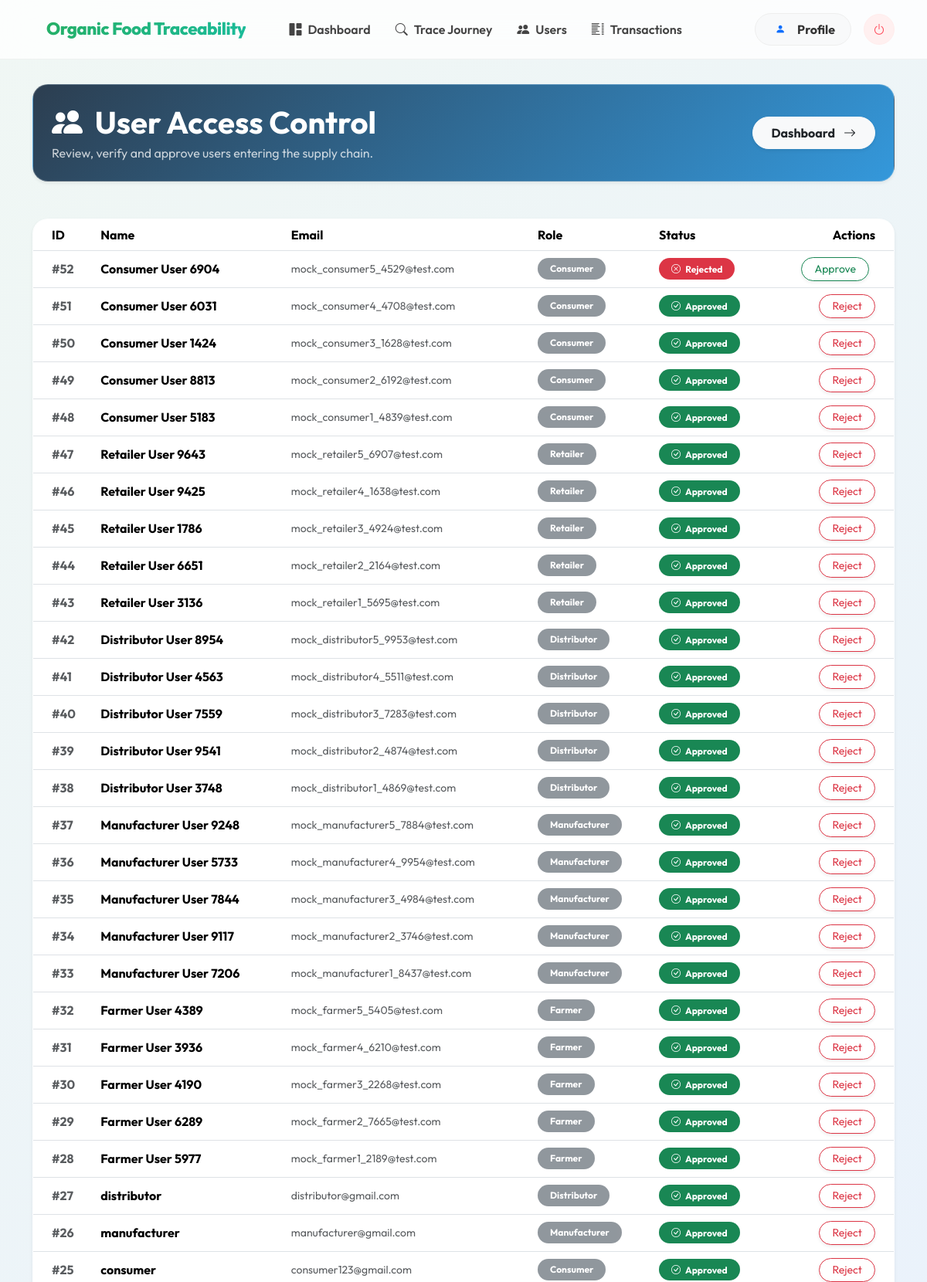
Page /admin/users (signed in, upper part) on the committed database.
### tables this page shows
CREATE TABLE users (
        id INTEGER PRIMARY KEY AUTOINCREMENT,
        name TEXT,
        email TEXT UNIQUE,
        password TEXT,
        role TEXT
    , status TEXT DEFAULT 'approved');

### modules/admin.py (the view)
@admin_bp.route('/admin/users')
def manage_users():
    if not check_admin():
        return redirect('/login')
    conn = sqlite3.connect(DATABASE)
    cursor = conn.cursor()
    cursor.execute("SELECT id, name, email, role, status FROM users WHERE role != 'admin' ORDER BY id DESC")
    users = cursor.fetchall()
    conn.close()
    return render_template('admin/manage_users.html', users=users)

### modules/admin.py (called while the page is built)
def check_admin():
    if 'user_id' not in session or session.get('role') != 'admin':
        return False
    return True

### templates/admin/manage_users.html (shortened to what this page needs)
{% extends 'base.html' %}
{% block content %}
<div class="row g-4" data-aos="fade-up">
    <div class="col-12">
        <div class="glass-card d-flex justify-content-between align-items-center p-4 mb-4 shadow-sm" style="background: linear-gradient(135deg, #2c3e50 0%, #3498db 100%); color: white;">
            <div>
                <h2 class="display-6 fw-bold mb-1"><i class="bi bi-people-fill me-2"></i> User Access Control</h2>
                <p class="mb-0 opacity-75">Review, verify and approve users entering the supply chain.</p>
            </div>
            <a href="/dashboard" class="btn btn-light rounded-pill px-4 py-2 fw-bold text-dark shadow-sm">
                Dashboard <i class="bi bi-arrow-right ms-2"></i>
            </a>
        </div>
    </div>
    <div class="col-12">
        <div class="glass-card shadow-sm p-0 overflow-hidden">
            <div class="table-responsive">
                <table class="table table-hover mb-0 align-middle">
                    <thead class="bg-light">
                        <tr>
                            <th class="ps-4">ID</th>
                            <th>Name</th>
                            <th>Email</th>
                            <th>Role</th>
                            <th>Status</th>
                            <th class="text-end pe-4">Actions</th>
                        </tr>
                    </thead>
                    <tbody>
                        {% if users %}
                            {% for user in users %}
                            <tr>
                                <td class="ps-4 fw-bold text-muted">#{{ user[0] }}</td>
                                <td class="fw-bold">{{ user[1] }}</td>
                                <td class="small text-muted">{{ user[2] }}</td>
                                <td>
                                    <span class="badge bg-secondary opacity-75 text-capitalize px-3 py-2 rounded-pill">{{ user[3] }}</span>
                                </td>
                                <td>
                                    {% if user[4] == 'approved' %}
                                    <span class="badge bg-success text-capitalize px-3 py-2 rounded-pill"><i class="bi bi-check-circle me-1"></i> {{ user[4] }}</span>
                                    {% elif user[4] == 'rejected' %}
                                    <span class="badge bg-danger text-capitalize px-3 py-2 rounded-pill"><i class="bi bi-x-circle me-1"></i> {{ user[4] }}</span>
                                    {% else %}
                                    <span class="badge bg-warning text-dark text-capitalize px-3 py-2 rounded-pill"><i class="bi bi-clock me-1"></i> {{ user[4] }}</span>
                                    {% endif %}
                                </td>
                                <td class="text-end pe-4">
                                    {% if user[4] != 'approved' %}
                                    <button onclick="updateStatus({{ user[0] }}, 'approve')" class="btn btn-sm btn-outline-success rounded-pill px-3 shadow-sm me-2">
                                        Approve
                                    </button>
                                    {% endif %}
                                    {% if user[4] != 'rejected' %}
                                    <button onclick="updateStatus({{ user[0] }}, 'reject')" class="btn btn-sm btn-outline-danger rounded-pill px-3 shadow-sm">
                                        Reject
                                    </button>
                                    {% endif %}
                                </td>
                            </tr>
                            {% endfor %}
                        {% endif %}
                    </tbody>
                </table>
            </div>
        </div>
    </div>
</div>
{% endblock %}

### templates/base.html (style rules this page uses)
:root { --primary: #2ecc71; --primary-dark: #27ae60; --secondary: #3498db; --accent: #f1c40f; --dark: #2c3e50; --light: #f8f9fa; --glass: rgba(255, 255, 255, 0.85); --glass-border: rgba(255, 255, 255, 0.2); --shadow: 0 8px 32px 0 rgba(31, 38, 135, 0.1); }
* { margin: 0; padding: 0; box-sizing: border-box; font-family: 'Outfit', sans-serif; }
body { background: linear-gradient(135deg, #f0f7f4 0%, #e8f0fe 100%); min-height: 100vh; color: var(--dark); overflow-x: hidden; }
.glass-card { background: var(--glass); backdrop-filter: blur(10px); -webkit-backdrop-filter: blur(10px); border: 1px solid var(--glass-border); border-radius: 20px; box-shadow: var(--shadow); transition: all 0.3s cubic-bezier(0.4, 0, 0.2, 1); }

### rows in the picture
users: id "52", name "Consumer User 6904", email "mock_consumer5_4529@test.com", role "Consumer", status "Rejected"
users: id "51", name "Consumer User 6031", email "mock_consumer4_4708@test.com", role "Consumer", status "Approved"
users: id "50", name "Consumer User 1424", email "mock_consumer3_1628@test.com", role "Consumer", status "Approved"
users: id "49", name "Consumer User 8813", email "mock_consumer2_6192@test.com", role "Consumer", status "Approved"
users: id "48", name "Consumer User 5183", email "mock_consumer1_4839@test.com", role "Consumer", status "Approved"
users: id "47", name "Retailer User 9643", email "mock_retailer5_6907@test.com", role "Retailer", status "Approved"
users: id "46", name "Retailer User 9425", email "mock_retailer4_1638@test.com", role "Retailer", status "Approved"
users: id "45", name "Retailer User 1786", email "mock_retailer3_4924@test.com", role "Retailer", status "Approved"
users: id "44", name "Retailer User 6651", email "mock_retailer2_2164@test.com", role "Retailer", status "Approved"
users: id "43", name "Retailer User 3136", email "mock_retailer1_5695@test.com", role "Retailer", status "Approved"
users: id "42", name "Distributor User 8954", email "mock_distributor5_9953@test.com", role "Distributor", status "Approved"
users: id "41", name "Distributor User 4563", email "mock_distributor4_5511@test.com", role "Distributor", status "Approved"
users: id "40", name "Distributor User 7559", email "mock_distributor3_7283@test.com", role "Distributor", status "Approved"
users: id "39", name "Distributor User 9541", email "mock_distributor2_4874@test.com", role "Distributor", status "Approved"
users: id "38", name "Distributor User 3748", email "mock_distributor1_4869@test.com", role "Distributor", status "Approved"
users: id "37", name "Manufacturer User 9248", email "mock_manufacturer5_7884@test.com", role "Manufacturer", status "Approved"
users: id "36", name "Manufacturer User 5733", email "mock_manufacturer4_9954@test.com", role "Manufacturer", status "Approved"
users: id "35", name "Manufacturer User 7844", email "mock_manufacturer3_4984@test.com", role "Manufacturer", status "Approved"
users: id "34", name "Manufacturer User 9117", email "mock_manufacturer2_3746@test.com", role "Manufacturer", status "Approved"
users: id "33", name "Manufacturer User 7206", email "mock_manufacturer1_8437@test.com", role "Manufacturer", status "Approved"
users: id "32", name "Farmer User 4389", email "mock_farmer5_5405@test.com", role "Farmer", status "Approved"
users: id "31", name "Farmer User 3936", email "mock_farmer4_6210@test.com", role "Farmer", status "Approved"
users: id "30", name "Farmer User 4190", email "mock_farmer3_2268@test.com", role "Farmer", status "Approved"
users: id "29", name "Farmer User 6289", email "mock_farmer2_7665@test.com", role "Farmer", status "Approved"
users: id "28", name "Farmer User 5977", email "mock_farmer1_2189@test.com", role "Farmer", status "Approved"
users: id "27", name "distributor", email "distributor@gmail.com", role "Distributor", status "Approved"
users: id "26", name "manufacturer", email "manufacturer@gmail.com", role "Manufacturer", status "Approved"
users: id "25", name "consumer", email "consumer123@gmail.com", role "Consumer", status "Approved"

### other values in the picture
{{ user[1] if user else 'Profile' }} "Profile"
